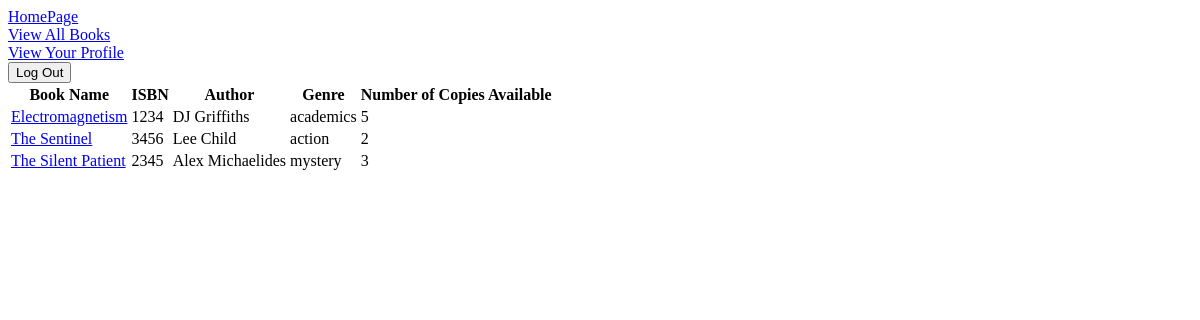
/bookview (signed in), run on an earlier commit of the app's database.
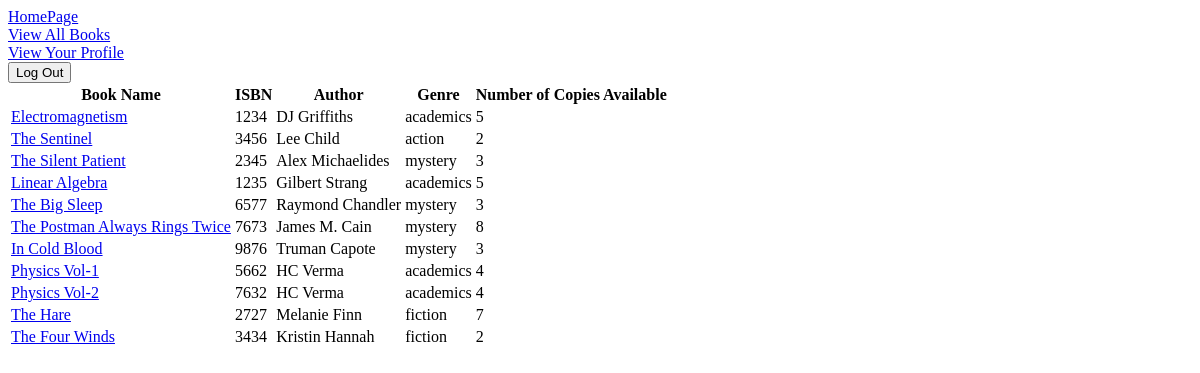
And on a later commit of the database.
### library/models.py (models this page shows, shortened)
class Book(models.Model):
    title=models.CharField(max_length=30)
    genre_choice= [
        ('academics', 'Academics'),
        ('fiction', 'Fiction'),
        ('action ', 'Action '),
        ('biography', 'Biography'),
        ('history', 'History'),
        ('mystery','Mystery'),
        ('fantasy','Fantasy')
        ]
    isbn=models.PositiveIntegerField()
    author=models.CharField(max_length=40)
    genre=models.CharField(max_length=30,choices=genre_choice,default='academics')
    number = models.PositiveIntegerField()

### library/views.py (the view)
# urls.py: path('bookview', views.bookview, name='bookview'),
@login_required(login_url='userlogin')
def bookview(request):
    books=models.Book.objects.all()
    return render(request, 'bookview.html',{'books':books})

### Templates/bookview.html (shortened to what this page needs)
{% extends 'userbase.html' %}
{% block body %}
{% if books%}
<table>
<thead>
<tr>
<th>Book Name</th>
<th>ISBN</th>
<th>Author</th>
<th>Genre</th>
<th>Number of Copies Available</th>
</tr>
</thead>
<tfoot>
<tr>
<td colspan="4" rowspan="4">
</td>
</tr>
</tfoot>
<tbody>
  {% for book in books %}
    <tr>
      <td><a href="/bookview/{{book.id}}">{{book.title}}</a></td>
      <td>{{book.isbn}}</td>
      <td>{{book.author}}</td>
      <td>{{book.genre}}</td>
      <td>{{book.number}}</td>
    </tr>
  {% endfor %}
</tbody>
</table>
{%else%}
<h1>Have 0 book</h1>
{%endif%}
{% endblock body %}

### Templates/userbase.html (shortened to what this page needs)
<!DOCTYPE html>
<html lang="en">
<head>
</head>
<body>
    {% if user.is_authenticated %}
    <a href="userhome"> HomePage </a><br>
    <a href="bookview"> View All Books </a><br>
    <a href="userprofile"> View Your Profile </a><br>
    <form action="logout" method="post">
            <button class="btn btn-primary btn-sm" type="submit">Log Out</button>
        </form>
    {% endif %}
    {% block body %}{% endblock body %}
</body>
</html>

What changed in the data, as far as the page shows it:
added Book: title "Linear Algebra", isbn "1235", author "Gilbert Strang", genre "academics", number "5"
added Book: title "The Big Sleep", isbn "6577", author "Raymond Chandler", genre "mystery", number "3"
added Book: title "The Postman Always Rings Twice", isbn "7673", author "James M. Cain", genre "mystery", number "8"
added Book: title "In Cold Blood", isbn "9876", author "Truman Capote", genre "mystery", number "3"
added Book: title "Physics Vol-1", isbn "5662", author "HC Verma", genre "academics", number "4"
added Book: title "Physics Vol-2", isbn "7632", author "HC Verma", genre "academics", number "4"
added Book: title "The Hare", isbn "2727", author "Melanie Finn", genre "fiction", number "7"
added Book: title "The Four Winds", isbn "3434", author "Kristin Hannah", genre "fiction", number "2"
